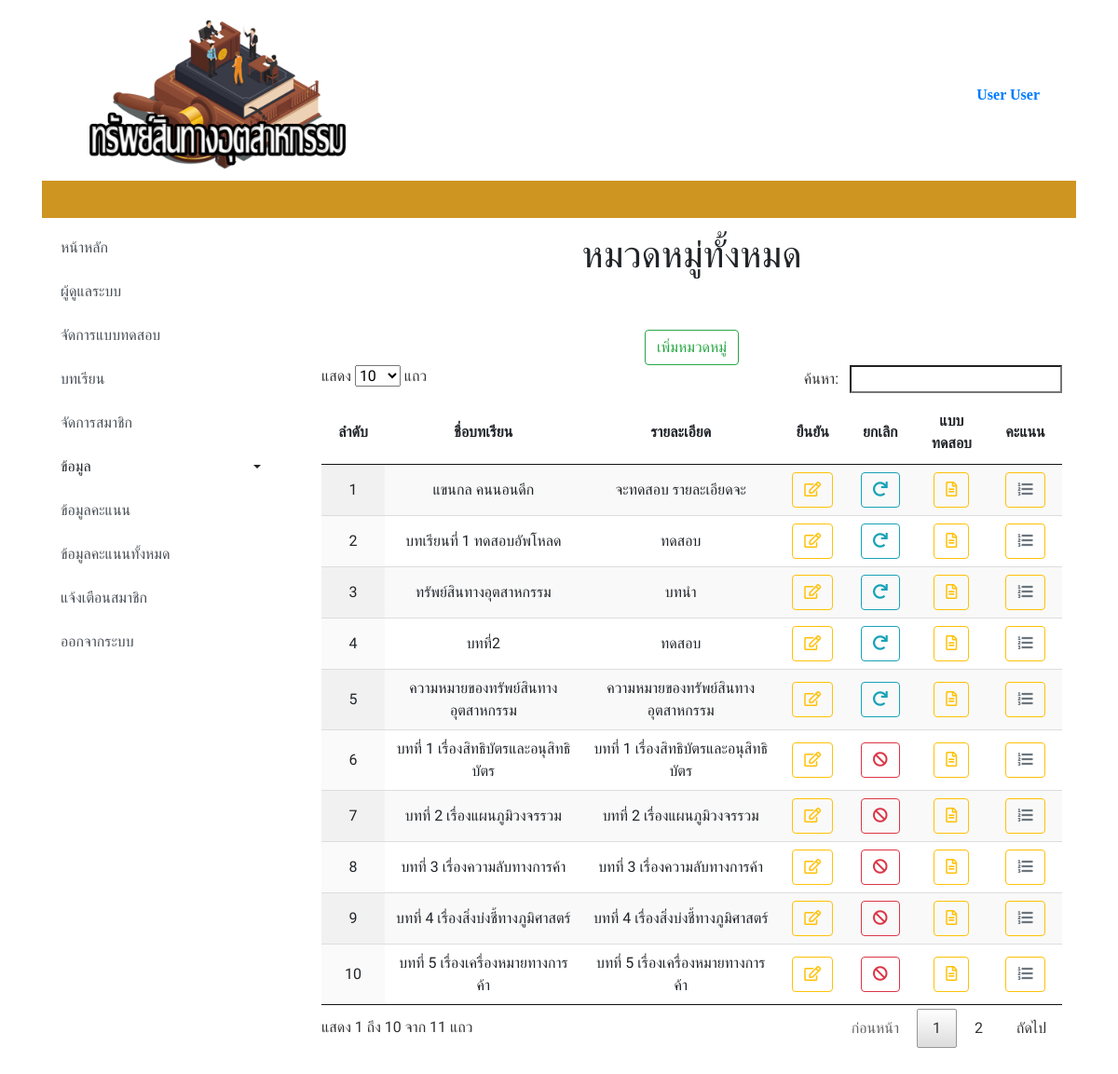
The page /admin/index.php?sc (signed in) on the database its author committed.
### tables this page shows
CREATE TABLE `choice` (
  `choice_id` int(11) NOT NULL,
  `choice_name` varchar(100) NOT NULL,
  `video` varchar(300) NOT NULL,
  `choice_detail` varchar(100) NOT NULL,
  `choice_status` int(1) NOT NULL
);

### admin/show_choice_all.php (the view, shortened to what this page needs)
<?php
$query_model = "SELECT * FROM choice";
$model = mysqli_query($con,$query_model) or die(mysqli_error());
$row_model = mysqli_fetch_assoc($model);
$totalRows_model = mysqli_num_rows($model);
?>
<?php if (isset($_REQUEST['sco']) <> ''): ?>
  <div class="col-md-9">
   <div class="py-2">
    <div class="container">
      <div class="row">
        <div class="col-md-12">
          <h1 class="text-center" >หมวดหมู่ทั้งหมด</h1>
        </div>
      </div>
    </div>
  </div>
  <div class="py-3">
    <div class="container">
      <div class="row">
        <div class="col-md-12">
          <div class="table-responsive text-center">
            <br>
            <?php include 'add_choice.php'; ?>
            <?php if (isset($_GET['choice_id'])) {
              include 'edit_choice.php';
            }  ?>
            <a href="showchoice.php" class="btn btn-outline-success my-2 my-sm-0" data-toggle='modal' data-target='#addchoiceModal'>เพิ่มหมวดหมู่</a>
            <table class="display" id="example">
             <?php if ($totalRows_model > 0) {?>
              <thead>
                <tr class="text-center">
                  <th scope="col" width="5">ลำดับ</th>
                  <th scope="col">ชื่อบทเรียน</th>
                  <th scope="col" width="15">สื่อการเรียนรู้</th>
                  <th scope="col" width="5">แก้ไข</th>
                  <th scope="col" width="5">ยกเลิก</th>
                </tr>
              </thead>
              <tbody>
                <?php
                $i = 1 ;
                do { ?>
                  <tr class="text-center">
                    <td><?php echo $i ?></td>
                    <td><?php echo $row_model['choice_name']; ?></td>
                    <td>
                      <video id="video1" width="200" height="100"  style="pointer-events: none;">
                        <source src="../img/<?php echo $row_model['video']; ?>" type="video/mp4">
                          Your browser does not support HTML5 video. กรุณาเปิดใน Google Chrome
                        </video>
                      </td>
                      <td>
                        <a href="index.php?sco&choice_id=<?php echo $row_model['choice_id'];?>" class="btn btn-outline-warning my-2 my-sm-0"><i class="far fa-edit"></i></a>
                      </td>
                      <?php if ($row_model['choice_status'] <> 1 ): ?>
                       <td>
                        <a href="del_choice.php?choice_id=<?php echo $row_model['choice_id'];?>&st=1" class="btn btn-outline-danger my-2 my-sm-0" onClick="return confirm('ยืนยันการยกเลิกหมวดหมู่');"><i class="fas fa-ban"></i></a>
                      </td>
                      <?php else: ?>
                        <td>
                          <a href="del_choice.php?choice_id=<?php echo $row_model['choice_id'];?>&st=0" class="btn btn-outline-info my-2 my-sm-0" onClick="return confirm('ยืนยันการใช้งานหมวดหมู่');"><i class="fas fa-redo"></i></i></i></a>
                        </td>
                      <?php endif ?>
                    </tr>
                    <?php
                    $i += 1;
                  } while ($row_model = mysqli_fetch_assoc($model)); ?>
                </tbody>
              </table>
            <?php }else {
              echo "<h3> ยังไม่มีคะแนน </h3>";
            }
            mysqli_free_result($model);?>
          </div>
        </div>
      </div>
    </div>
  </div>
  <div class="py-5">
    <div class="container">
      <div class="row">
        <div class="col-md-12"></div>
      </div>
    </div>
  </div>
</div>
<?php else: ?>
  <div class="col-md-9">
   <div class="py-2">
    <div class="container">
      <div class="row">
        <div class="col-md-12">
          <h1 class="text-center" >หมวดหมู่ทั้งหมด</h1>
        </div>
      </div>
    </div>
  </div>
  <div class="py-3">
    <div class="container">
      <div class="row">
        <div class="col-md-12">
          <div class="table-responsive text-center">
            <br>
            <?php include 'add_choice.php'; ?>
            <a href="showchoice.php" class="btn btn-outline-success my-2 my-sm-0" data-toggle='modal' data-target='#addchoiceModal'>เพิ่มหมวดหมู่</a>
            <table class="display" id="example">
             <?php if ($totalRows_model > 0) {?>
              <thead>
                <tr class="text-center">
                  <th scope="col" width="5">ลำดับ</th>
                  <th scope="col">ชื่อบทเรียน</th>
                  <th scope="col">รายละเอียด</th>
                  <th scope="col" width="5">ยืนยัน</th>
                  <th scope="col" width="5">ยกเลิก</th>
                  <th scope="col" width="5">แบบทดสอบ</th>
                  <th scope="col" width="5">คะแนน</th>
                </tr>
              </thead>
              <tbody>
                <?php
                $i = 1 ;
                do { ?>
                  <tr class="text-center">
                    <td><?php echo $i ?></td>
                    <td><?php echo $row_model['choice_name']; ?></td>
                    <td><?php echo $row_model['choice_detail']; ?></td>
                    <td>
                      <a href="index.php?sco" class="btn btn-outline-warning my-2 my-sm-0" ><i class="far fa-edit"></i></a>
                    </td>
                    <?php if ($row_model['choice_status'] <> 1 ): ?>
                     <td>
                      <a href="del_choice.php?choice_id=<?php echo $row_model['choice_id'];?>&st=1" class="btn btn-outline-danger my-2 my-sm-0" onClick="return confirm('ยืนยันการยกเลิกหมวดหมู่');"><i class="fas fa-ban"></i></a>
                    </td>
                    <?php else: ?>
                      <td>
                        <a href="del_choice.php?choice_id=<?php echo $row_model['choice_id'];?>&st=0" class="btn btn-outline-info my-2 my-sm-0" onClick="return confirm('ยืนยันการใช้งานหมวดหมู่');"><i class="fas fa-redo"></i></a>
                      </td>
                    <?php endif ?>
                    <td>
                      <a href="index.php?showchoice_s&choice_id=<?php echo $row_model['choice_id'];?>" class="btn btn-outline-warning my-2 my-sm-0" ><i class="far fa-file-alt"></i></a>
                    </td>
                    <td>
                      <a href="index.php?in&choice_id=<?php echo $row_model['choice_id']; ?>" class="btn btn-outline-warning my-2 my-sm-0" ><i class="fa fa-list-ol text-muted fa-mg"></i></a>
                    </td>
                  </tr>
                  <?php
                  $i += 1;
                } while ($row_model = mysqli_fetch_assoc($model)); ?>
              </tbody>
            </table>
          <?php }else {
            echo "<h3> ยังไม่มีคะแนน </h3>";
          }
          mysqli_free_result($model);?>
        </div>
      </div>
    </div>
  </div>
</div>
<div class="py-5">
</div>
</div>
<?php endif ?>

### rows shown on the page
choice: choice_name "แขนกล คนนอนดึก", choice_detail "จะทดสอบ รายละเอียดจะ"
choice: choice_name "บทเรียนที่ 1 ทดสอบอัพโหลด", choice_detail "ทดสอบ"
choice: choice_name "ทรัพย์สินทางอุตสาหกรรม", choice_detail "บทนำ"
choice: choice_name "บทที่2", choice_detail "ทดสอบ"
choice: choice_name "ความหมายของทรัพย์สินทางอุตสาหกรรม", choice_detail "ความหมายของทรัพย์สินทางอุตสาหกรรม"
choice: choice_name "บทที่ 1 เรื่องสิทธิบัตรและอนุสิทธิบัตร", choice_detail "บทที่ 1 เรื่องสิทธิบัตรและอนุสิทธิบัตร"
choice: choice_name "บทที่ 2 เรื่องแผนภูมิวงจรรวม", choice_detail "บทที่ 2 เรื่องแผนภูมิวงจรรวม"
choice: choice_name "บทที่ 3 เรื่องความลับทางการค้า", choice_detail "บทที่ 3 เรื่องความลับทางการค้า"
choice: choice_name "บทที่ 4 เรื่องสิ่งบ่งชี้ทางภูมิศาสตร์", choice_detail "บทที่ 4 เรื่องสิ่งบ่งชี้ทางภูมิศาสตร์"
choice: choice_name "บทที่ 5 เรื่องเครื่องหมายทางการค้า", choice_detail "บทที่ 5 เรื่องเครื่องหมายทางการค้า"

### other values the page prints
$_SESSION["User"] "User User"
